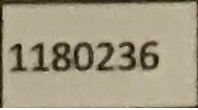
#> input picture Code/Samples/Detection phase samples/code.png, 198 x 110 px, given in place of right1.png, which was not available
$ jupyter execute detectionPhase.ipynb   (shell and % lines are left out)
#> lines starting #> are read from the running program, lines starting #| are printed output that depends on the picture; after the words box and inside, x2 and y2 are one past the last pixel; in counts of white or black regions, pixels touching at a corner belong together; pictures that were not available may be replaced by others from this repository, and a replacement may not be noted
[cell 1]
'''
Start with array of cells for each row
======================================
First row will be ignored => [Code | Student Name | English Name | 1 | 2 | 3]

For each row:
1- Check for user choosed method (OCR or features + classifier)
2- For the first 3 cells [Code | Student Name | English Name ]
    apply the method to it and push the result to output array
3- For the next 3 cells apply the following
	a) Check if it is ✓
	b) Else, check if it is (box)
	c) Else, check if it is -
	d) Else, check if it is ?  ===> output will be empty cell with red background
	e) Else, check if is a stacked vertical lines  ===> output will be number of this lines
	f) Else, check if it a stacked horizontal lines  ===> output will be number of this lines
	g) If all the previous didn't give an output, then use the method to detect numeric values
4- Final output should be an array with the following
	[Code, Arabic Name, English Name, First cell output, Second cell output, Third cell output]

'''

[cell 2]
from commonfunctions import *

[cell 3]
import numpy as np
import cv2
from matplotlib import pyplot as plt
import pytesseract

import os
os.environ["TESSDATA_PREFIX"] = r'C:\Users\iiBesh00\AppData\Local\Tesseract-OCR\tessdata'
pytesseract.pytesseract.tesseract_cmd = r'C:\Users\iiBesh00\AppData\Local\Tesseract-OCR\tesseract.exe'

[cell 4]
# [13 lines of commented-out code are left out]

def getEnglishName(image):
	"""
	This function will handle the core OCR processing of getting english name.
	"""
	text = pytesseract.image_to_string(image, lang='eng')
	return text.split('\n')[0]

def getArabicName(image):
	"""
	This function will handle the core OCR processing of getting arabic name.
	"""
	gray = cv2.cvtColor(image, cv2.COLOR_BGR2GRAY)
	threshImg = cv2.threshold(gray, 0, 255, cv2.THRESH_BINARY + cv2.THRESH_OTSU)[1]
	text = pytesseract.image_to_string(threshImg, lang='ara')
	return text.split('\n')[0]

def getCode(image):
	"""
	This function will handle the core OCR processing of getting id number.
	"""
	text = pytesseract.image_to_string(image, config='digits')
	return text.split('\n')[0]

# [11 lines of commented-out code are left out]

[cell 5]
def detectRightMark(img):
	'''
	img: Preprocessed image given to detect if it was right mark => True
	'''

	erodeKernel = np.ones((3,3),np.uint8)
	erosion = cv2.erode(img, erodeKernel, iterations=1)

	kernel = np.array([
		[0,0,0,0,0,0,1],
		[0,0,0,0,0,1,0],
		[0,0,0,0,1,0,0],
		[0,0,0,1,0,0,0],
		[0,0,1,0,0,0,0],
		[0,1,0,0,0,0,0],
		[1,0,0,0,0,0,0]
	], dtype=np.uint8)

	diagonal = cv2.morphologyEx(erosion, cv2.MORPH_OPEN, kernel, iterations=1)
	diagonalContours, _ = cv2.findContours(diagonal, cv2.RETR_EXTERNAL, cv2.CHAIN_APPROX_SIMPLE)
	diagonalResult = len(diagonalContours)

	verticalKernel = cv2.getStructuringElement(cv2.MORPH_RECT, (1,15))
	vertical = cv2.morphologyEx(erosion, cv2.MORPH_OPEN, verticalKernel, iterations=1)
	verticalContours, _ = cv2.findContours(vertical, cv2.RETR_EXTERNAL, cv2.CHAIN_APPROX_SIMPLE)
	verticalResult = len(verticalContours)

	return (verticalResult == 1 and diagonalResult == 1)

[cell 6]
def detectVerticalLines(img):
	'''
	img: Preprocessed image given to detect if it was vertical line => number of lines
	'''

	verticalKernel = cv2.getStructuringElement(cv2.MORPH_RECT, (1,15))
	vertical = cv2.morphologyEx(img, cv2.MORPH_OPEN, verticalKernel, iterations=1)
	verticalContours, _ = cv2.findContours(vertical, cv2.RETR_EXTERNAL, cv2.CHAIN_APPROX_SIMPLE)

	return len(verticalContours)

def detectHorizontalLines(img):
	'''
	img: Preprocessed image given to detect if it was horizontal line => number of lines
	'''

	horizontalKernel = cv2.getStructuringElement(cv2.MORPH_RECT, (15,1))
	horizontal = cv2.morphologyEx(img, cv2.MORPH_OPEN, horizontalKernel, iterations=1)

	horizontalContours, _ = cv2.findContours(horizontal, cv2.RETR_EXTERNAL, cv2.CHAIN_APPROX_SIMPLE)

	return len(horizontalContours)

def detectBoxs(img):
	'''
	img: Preprocessed image given to detect if it was box => True
	'''
	verticals = detectVerticalLines(img)
	horizontals = detectHorizontalLines(img)

	return (verticals == 2 and horizontals == 2)

[cell 7]
def detectQuestionMark(img):
	'''
	img: Preprocessed image given to detect if it was question mark => True
	'''
	detectedCircles = cv2.HoughCircles(img, cv2.HOUGH_GRADIENT, 1, 80, param1 = 20,
																			param2 = 9, minRadius = 10, maxRadius = 17)

	return detectedCircles is not None and len(detectedCircles) == 1
	# [7 lines of commented-out code are left out]

[cell 8]
def detectCell(img):
	'''
	img: Original cell from the table
	return => Data of that cell after processing it
	'''
	# Preprocess the given image
	gray = cv2.cvtColor(img, cv2.COLOR_BGR2GRAY)
	gray = cv2.GaussianBlur(gray, (5,5), 0)
	img_bin = cv2.threshold(gray, 0, 255, cv2.THRESH_BINARY | cv2.THRESH_OTSU)[1]
	img_bin = cv2.bitwise_not(img_bin)
	img_bin[0:7,:] = 0
	img_bin[-7:,:] = 0
	img_bin[:, 0:20] = 0
	img_bin[:, -20:] = 0

	# Try to detect right mark
	rightMark = detectRightMark(img_bin)
	if rightMark:
		return 5

	# Try to detect boxes
	box = detectBoxs(img_bin)
	if box:
		return 0

	# Try to detect question mark
	questionMark = detectQuestionMark(img_bin)
	if questionMark:
		return -1

	# Try to detect minus
	horizontalLines = detectHorizontalLines(img_bin)
	if horizontalLines == 1:
		return 0
	elif horizontalLines != 0:
		return (5 - horizontalLines)

	verticalLines = detectVerticalLines(img_bin)
	if verticalLines != 0:
		return verticalLines

	# Else => Empty cell
	return -2


# [7 lines of commented-out code are left out]

[cell 9]
def detectNumericValues(img):
	'''
	img: Original image
	return => The number in that image
	'''
	gray = cv2.cvtColor(img, cv2.COLOR_BGR2GRAY)
	gray = cv2.resize(gray, (600,400))
	gray = cv2.GaussianBlur(gray, (5,5), 0)
	img_bin = cv2.threshold(gray, 0, 255, cv2.THRESH_BINARY | cv2.THRESH_OTSU)[1]
	img_bin = cv2.bitwise_not(img_bin)
	img_bin[0:50,:] = 0
	img_bin[-50:,:] = 0
	img_bin[:, 0:50] = 0
	img_bin[:, -50:] = 0

	num = pytesseract.image_to_string(img_bin, config=("-c tessedit"
                  "_char_whitelist=0123456789"
                  " --psm 10"
                  " -l osd"
                  " "))
	return num.split("\n")[0]

# img = cv2.imread("../Samples/Detection phase samples/digits/8.png")
# print(detectNumericValues(img))

[cell 10]
def detectionPhase(images):
	'''
	images: Array of cells ready to be detected
	return => Data ready to be exported to excel sheet
	'''

	# images[i] => 3 | images[i+1] => 2 | images[i+2] => 1
	# images[i+3] => English Name
	# images[i+4] => Student Name
	# images[i+5] => Code

	finalData = []
	for i in range(0, len(images), 6):
		thirdCell = detectCell(images[i])
		secondCell = detectCell(images[i+1])
		firstCell = detectNumericValues(images[i+2])

		englishName = getEnglishName(images[i+3])
		studentName = getArabicName(images[i+4])
		code = getCode(images[i+5])

		data = 	{
		"Code": code,
		"Student Name": studentName,
		"English Name": englishName,
		"1": firstCell,
		"2": secondCell,
		"3": thirdCell
		}
		finalData.append(data)

	return finalData

img1 = cv2.imread("../Samples/Detection phase samples/right1.png")
#> img1 is the input picture: shape (110, 198, 3); mean B, G, R 133.5, 155.8, 165.5
img2 = cv2.imread("../Samples/Detection phase samples/question mark3.png")
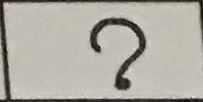
#> input picture Code/Samples/Detection phase samples/question mark3.png, 203 x 102 px
#> img2 is the input picture: shape (102, 203, 3); mean B, G, R 162, 171.6, 175.9
img3 = cv2.imread("../Samples/Detection phase samples/digits/5.png")
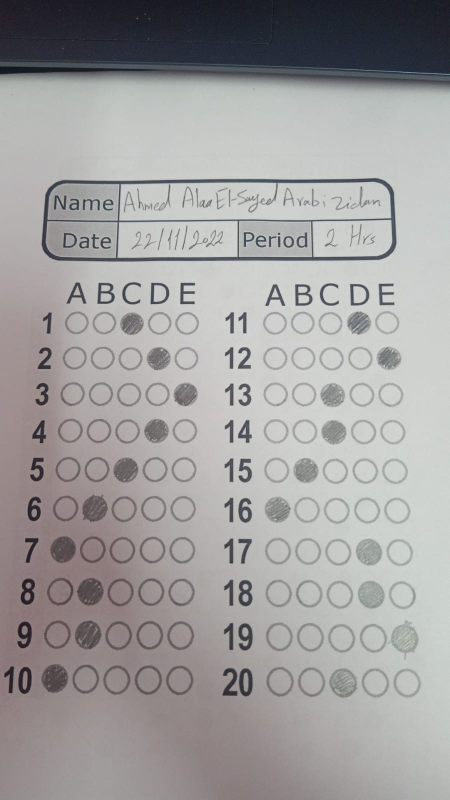
#> input picture Code/BubbleSheetMarker/AnswerSheets/5.jpg, 899 x 1599 px, given in place of 5.png, which was not available (shown at 1/2 size)
#> img3 is the input picture: shape (1599, 899, 3); mean B, G, R 158.7, 158.8, 160.5

img4 = cv2.imread("../Samples/Detection phase samples/english name2.png")
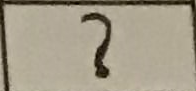
#> input picture Code/Samples/Detection phase samples/question mark1.png, 196 x 91 px, given in place of english name2.png, which was not available
#> img4 is the input picture: shape (91, 196, 3); mean B, G, R 136.7, 155.6, 163.8
#> the loop in detectionPhase, `for i in range(0, len(images), 6):` made 1 pass
#> pass 1, in detectCell, `gray = cv2.cvtColor(img, cv2.COLOR_BGR2GRAY)`:
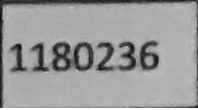
#> gray: shape (110, 198); min 7, max 255, mean 156.2
#> pass 1, in detectCell, `gray = cv2.GaussianBlur(gray, (5,5), 0)`:
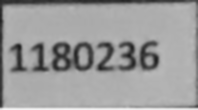
#> gray: shape (110, 198); min 29, max 245, mean 156.3
#> pass 1, in detectCell, `img_bin = cv2.threshold(gray, 0, 255, cv2.THRESH_BINARY | cv2.THRESH_O..`:
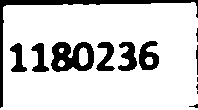
#> img_bin: shape (110, 198); 83.6% white; 13 black regions (5 under 20 px), largest, box (x1, y1, x2, y2) and area: (0, 0, 198, 108) 1154, (51, 42, 94, 72) 845, (139, 41, 159, 70) 364
#> after the loop in detectionPhase, `for i in range(0, len(images), 6):`: finalData = []
img5 = cv2.imread("../Samples/Detection phase samples/arabic name3.png")
img6 = cv2.imread("../Samples/Detection phase samples/code1.png")

imgs = [img1, img2, img3, img4, img5, img6]
print(detectionPhase(imgs))
#> (the call stopped at in detectNumericValues, `num = pytesseract.image_to_string(img_bin, config=("-c tessedit" "_cha..`: pytesseract is not available in this run)
